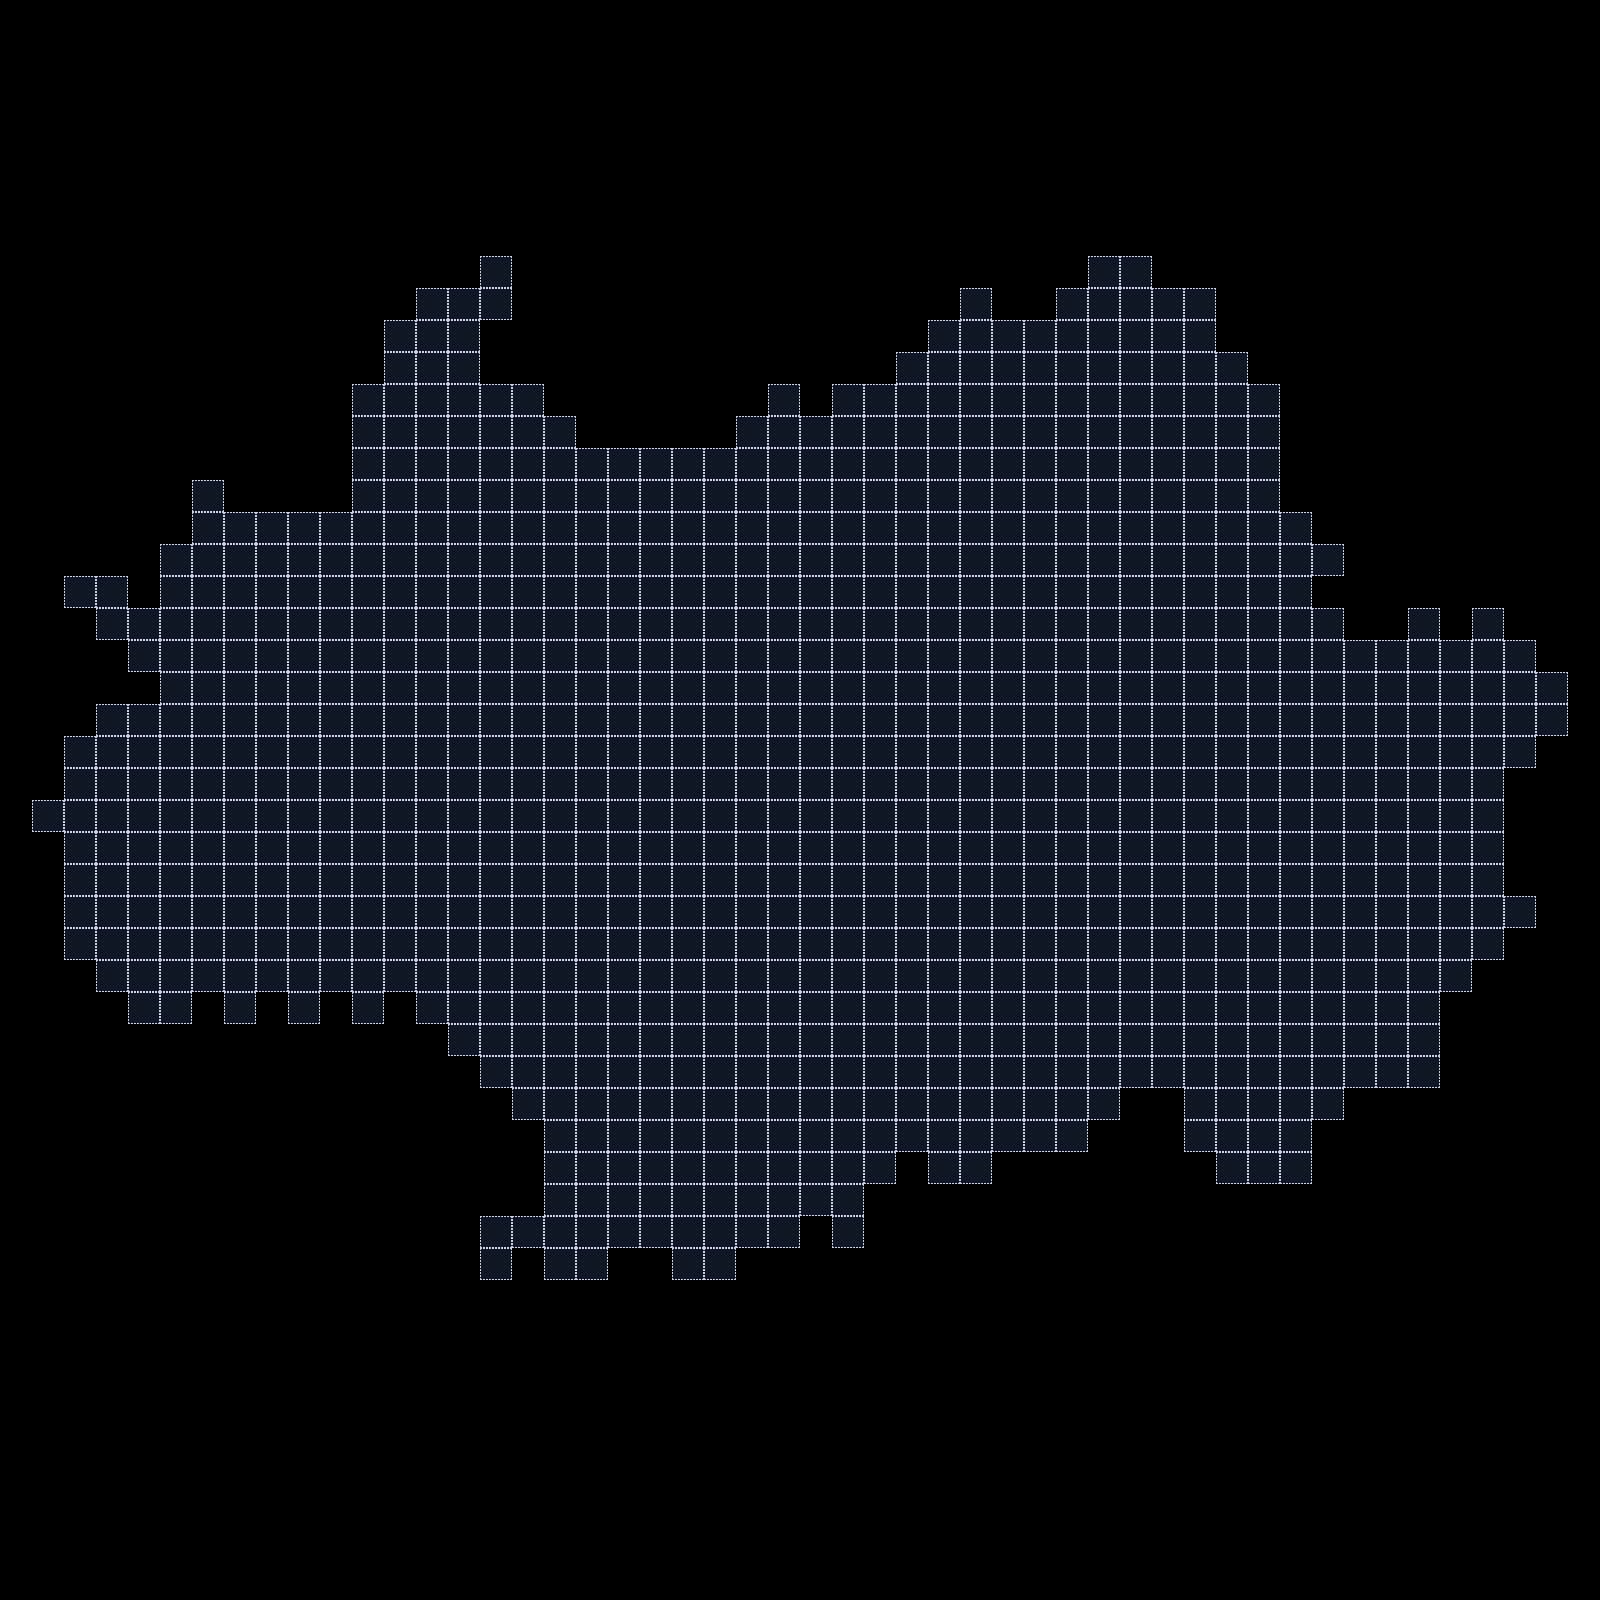

A 2D game scene composited from a Tiled map and its tileset images. What follows is a short description and the map's XML, with each tile layer's data collapsed to a summary:
An orthogonal 50x50 tile map with 32x32 px tiles, 2 tile layers (Gwangju, Grid_Gwangju).

<map version="1.0" orientation="orthogonal" renderorder="right-down" width="50" height="50" tilewidth="32" tileheight="32" nextobjectid="1">
 <tileset firstgid="1" name="tileset_1" tilewidth="32" tileheight="32" tilecount="35" columns="7">
  <image source="assets/tileset_1.png" width="240" height="160" />
 </tileset>
 <layer name="Gwangju" width="50" height="50">
  <data>[2500 cells, 973 non-empty, 1 distinct tile ids]</data>
 </layer>
 <layer name="Grid_Gwangju" width="50" height="50">
  <data>[2500 cells, 973 non-empty, 1 distinct tile ids]</data>
 </layer>
</map>
